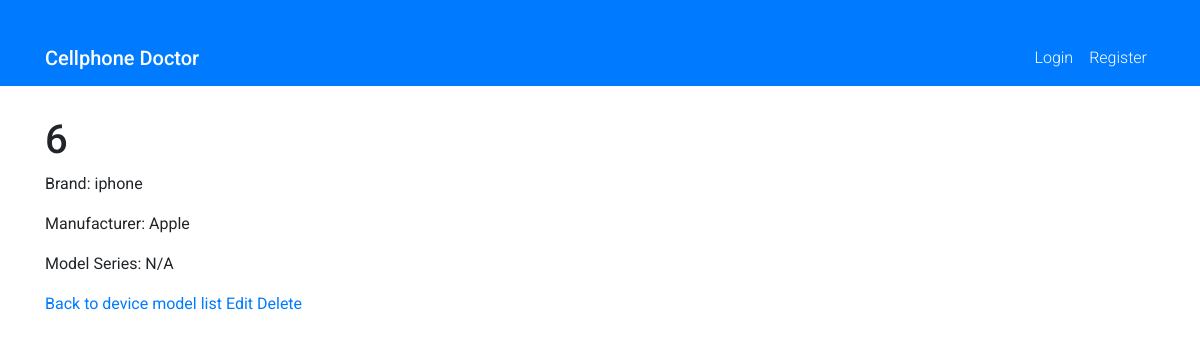
/store/devicemodel/1/, run on the app's committed database.
### store/models.py (models this page shows, shortened)
class DeviceModel(models.Model):
    brand = models.ForeignKey(Brand, on_delete=models.CASCADE)
    model_series = models.CharField(max_length=50, default="N/A")
    name = models.CharField(max_length=50)
    class Meta:
        ordering = ('id',)
        verbose_name = 'Device Model'
        verbose_name_plural = 'Device Models'

class Brand(models.Model):
    manufacturer = models.ForeignKey(Manufacturer, on_delete=models.CASCADE)
    name = models.CharField(max_length=50)
    class Meta:
        ordering = ('id',)
        verbose_name = 'Device Brand'
        verbose_name_plural = 'Device Brands'

class Manufacturer(models.Model):
    name = models.CharField(max_length=50, unique=True)
    class Meta:
        ordering = ('id',)
        verbose_name = 'Manufacturer'
        verbose_name_plural = 'Manufacturers'

### store/views.py (the view)
# urls.py: path('devicemodel/<int:pk>/', views.DeviceModelDetailView.as_view(), name='devicemodel_detail'),
class DeviceModelDetailView(DetailView):
    model = DeviceModel
    template_name = 'store/devicemodel/devicemodel_detail.html'

### store/templates/store/devicemodel/devicemodel_detail.html
{% extends 'base.html' %}
{% block content %}
  <h1>{{ object.name }}</h1>
  <p>Brand: {{ object.brand.name }}</p>
  <p>Manufacturer: {{ object.brand.manufacturer.name }}</p>
  <p>Model Series: {{ object.model_series }}</p>
  <a href="{% url 'store:devicemodel_list' %}">Back to device model list</a>
  <a href="{% url 'store:devicemodel_update' object.pk %}">Edit</a>
  <a href="{% url 'store:devicemodel_delete' object.pk %}">Delete</a>
{% endblock %}

### static/css/styles.css (style rules this page uses)
body { font-family: 'Roboto', sans-serif; }

### data on the page
DeviceModel: name "6", brand.name "iphone", brand.manufacturer.name "Apple", model_series "N/A"
